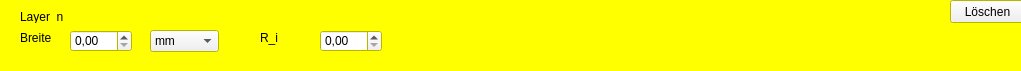
<?xml version="1.0" encoding="UTF-8"?>
<ui version="4.0">
 <class>LayerWidget</class>
 <widget class="QWidget" name="LayerWidget">
  <property name="geometry">
   <rect>
    <x>0</x>
    <y>0</y>
    <width>1021</width>
    <height>71</height>
   </rect>
  </property>
  <property name="minimumSize">
   <size>
    <width>1021</width>
    <height>71</height>
   </size>
  </property>
  <property name="palette">
   <palette>
    <active>
     <colorrole role="WindowText">
      <brush brushstyle="SolidPattern">
       <color alpha="255">
        <red>0</red>
        <green>0</green>
        <blue>0</blue>
       </color>
      </brush>
     </colorrole>
     <colorrole role="Button">
      <brush brushstyle="SolidPattern">
       <color alpha="255">
        <red>240</red>
        <green>240</green>
        <blue>240</blue>
       </color>
      </brush>
     </colorrole>
     <colorrole role="Light">
      <brush brushstyle="SolidPattern">
       <color alpha="255">
        <red>255</red>
        <green>255</green>
        <blue>255</blue>
       </color>
      </brush>
     </colorrole>
     <colorrole role="Midlight">
      <brush brushstyle="SolidPattern">
       <color alpha="255">
        <red>247</red>
        <green>247</green>
        <blue>247</blue>
       </color>
      </brush>
     </colorrole>
     <colorrole role="Dark">
      <brush brushstyle="SolidPattern">
       <color alpha="255">
        <red>120</red>
        <green>120</green>
        <blue>120</blue>
       </color>
      </brush>
     </colorrole>
     <colorrole role="Mid">
      <brush brushstyle="SolidPattern">
       <color alpha="255">
        <red>160</red>
        <green>160</green>
        <blue>160</blue>
       </color>
      </brush>
     </colorrole>
     <colorrole role="Text">
      <brush brushstyle="SolidPattern">
       <color alpha="255">
        <red>0</red>
        <green>0</green>
        <blue>0</blue>
       </color>
      </brush>
     </colorrole>
     <colorrole role="BrightText">
      <brush brushstyle="SolidPattern">
       <color alpha="255">
        <red>255</red>
        <green>255</green>
        <blue>255</blue>
       </color>
      </brush>
     </colorrole>
     <colorrole role="ButtonText">
      <brush brushstyle="SolidPattern">
       <color alpha="255">
        <red>0</red>
        <green>0</green>
        <blue>0</blue>
       </color>
      </brush>
     </colorrole>
     <colorrole role="Base">
      <brush brushstyle="SolidPattern">
       <color alpha="255">
        <red>255</red>
        <green>255</green>
        <blue>255</blue>
       </color>
      </brush>
     </colorrole>
     <colorrole role="Window">
      <brush brushstyle="SolidPattern">
       <color alpha="255">
        <red>255</red>
        <green>255</green>
        <blue>0</blue>
       </color>
      </brush>
     </colorrole>
     <colorrole role="Shadow">
      <brush brushstyle="SolidPattern">
       <color alpha="255">
        <red>0</red>
        <green>0</green>
        <blue>0</blue>
       </color>
      </brush>
     </colorrole>
     <colorrole role="AlternateBase">
      <brush brushstyle="SolidPattern">
       <color alpha="255">
        <red>247</red>
        <green>247</green>
        <blue>247</blue>
       </color>
      </brush>
     </colorrole>
     <colorrole role="ToolTipBase">
      <brush brushstyle="SolidPattern">
       <color alpha="255">
        <red>255</red>
        <green>255</green>
        <blue>220</blue>
       </color>
      </brush>
     </colorrole>
     <colorrole role="ToolTipText">
      <brush brushstyle="SolidPattern">
       <color alpha="255">
        <red>0</red>
        <green>0</green>
        <blue>0</blue>
       </color>
      </brush>
     </colorrole>
     <colorrole role="PlaceholderText">
      <brush brushstyle="SolidPattern">
       <color alpha="128">
        <red>0</red>
        <green>0</green>
        <blue>0</blue>
       </color>
      </brush>
     </colorrole>
    </active>
    <inactive>
     <colorrole role="WindowText">
      <brush brushstyle="SolidPattern">
       <color alpha="255">
        <red>0</red>
        <green>0</green>
        <blue>0</blue>
       </color>
      </brush>
     </colorrole>
     <colorrole role="Button">
      <brush brushstyle="SolidPattern">
       <color alpha="255">
        <red>240</red>
        <green>240</green>
        <blue>240</blue>
       </color>
      </brush>
     </colorrole>
     <colorrole role="Light">
      <brush brushstyle="SolidPattern">
       <color alpha="255">
        <red>255</red>
        <green>255</green>
        <blue>255</blue>
       </color>
      </brush>
     </colorrole>
     <colorrole role="Midlight">
      <brush brushstyle="SolidPattern">
       <color alpha="255">
        <red>247</red>
        <green>247</green>
        <blue>247</blue>
       </color>
      </brush>
     </colorrole>
     <colorrole role="Dark">
      <brush brushstyle="SolidPattern">
       <color alpha="255">
        <red>120</red>
        <green>120</green>
        <blue>120</blue>
       </color>
      </brush>
     </colorrole>
     <colorrole role="Mid">
      <brush brushstyle="SolidPattern">
       <color alpha="255">
        <red>160</red>
        <green>160</green>
        <blue>160</blue>
       </color>
      </brush>
     </colorrole>
     <colorrole role="Text">
      <brush brushstyle="SolidPattern">
       <color alpha="255">
        <red>0</red>
        <green>0</green>
        <blue>0</blue>
       </color>
      </brush>
     </colorrole>
     <colorrole role="BrightText">
      <brush brushstyle="SolidPattern">
       <color alpha="255">
        <red>255</red>
        <green>255</green>
        <blue>255</blue>
       </color>
      </brush>
     </colorrole>
     <colorrole role="ButtonText">
      <brush brushstyle="SolidPattern">
       <color alpha="255">
        <red>0</red>
        <green>0</green>
        <blue>0</blue>
       </color>
      </brush>
     </colorrole>
     <colorrole role="Base">
      <brush brushstyle="SolidPattern">
       <color alpha="255">
        <red>255</red>
        <green>255</green>
        <blue>255</blue>
       </color>
      </brush>
     </colorrole>
     <colorrole role="Window">
      <brush brushstyle="SolidPattern">
       <color alpha="255">
        <red>255</red>
        <green>255</green>
        <blue>0</blue>
       </color>
      </brush>
     </colorrole>
     <colorrole role="Shadow">
      <brush brushstyle="SolidPattern">
       <color alpha="255">
        <red>0</red>
        <green>0</green>
        <blue>0</blue>
       </color>
      </brush>
     </colorrole>
     <colorrole role="AlternateBase">
      <brush brushstyle="SolidPattern">
       <color alpha="255">
        <red>247</red>
        <green>247</green>
        <blue>247</blue>
       </color>
      </brush>
     </colorrole>
     <colorrole role="ToolTipBase">
      <brush brushstyle="SolidPattern">
       <color alpha="255">
        <red>255</red>
        <green>255</green>
        <blue>220</blue>
       </color>
      </brush>
     </colorrole>
     <colorrole role="ToolTipText">
      <brush brushstyle="SolidPattern">
       <color alpha="255">
        <red>0</red>
        <green>0</green>
        <blue>0</blue>
       </color>
      </brush>
     </colorrole>
     <colorrole role="PlaceholderText">
      <brush brushstyle="SolidPattern">
       <color alpha="128">
        <red>0</red>
        <green>0</green>
        <blue>0</blue>
       </color>
      </brush>
     </colorrole>
    </inactive>
    <disabled>
     <colorrole role="WindowText">
      <brush brushstyle="SolidPattern">
       <color alpha="255">
        <red>120</red>
        <green>120</green>
        <blue>120</blue>
       </color>
      </brush>
     </colorrole>
     <colorrole role="Button">
      <brush brushstyle="SolidPattern">
       <color alpha="255">
        <red>240</red>
        <green>240</green>
        <blue>240</blue>
       </color>
      </brush>
     </colorrole>
     <colorrole role="Light">
      <brush brushstyle="SolidPattern">
       <color alpha="255">
        <red>255</red>
        <green>255</green>
        <blue>255</blue>
       </color>
      </brush>
     </colorrole>
     <colorrole role="Midlight">
      <brush brushstyle="SolidPattern">
       <color alpha="255">
        <red>247</red>
        <green>247</green>
        <blue>247</blue>
       </color>
      </brush>
     </colorrole>
     <colorrole role="Dark">
      <brush brushstyle="SolidPattern">
       <color alpha="255">
        <red>120</red>
        <green>120</green>
        <blue>120</blue>
       </color>
      </brush>
     </colorrole>
     <colorrole role="Mid">
      <brush brushstyle="SolidPattern">
       <color alpha="255">
        <red>160</red>
        <green>160</green>
        <blue>160</blue>
       </color>
      </brush>
     </colorrole>
     <colorrole role="Text">
      <brush brushstyle="SolidPattern">
       <color alpha="255">
        <red>120</red>
        <green>120</green>
        <blue>120</blue>
       </color>
      </brush>
     </colorrole>
     <colorrole role="BrightText">
      <brush brushstyle="SolidPattern">
       <color alpha="255">
        <red>255</red>
        <green>255</green>
        <blue>255</blue>
       </color>
      </brush>
     </colorrole>
     <colorrole role="ButtonText">
      <brush brushstyle="SolidPattern">
       <color alpha="255">
        <red>120</red>
        <green>120</green>
        <blue>120</blue>
       </color>
      </brush>
     </colorrole>
     <colorrole role="Base">
      <brush brushstyle="SolidPattern">
       <color alpha="255">
        <red>255</red>
        <green>255</green>
        <blue>0</blue>
       </color>
      </brush>
     </colorrole>
     <colorrole role="Window">
      <brush brushstyle="SolidPattern">
       <color alpha="255">
        <red>255</red>
        <green>255</green>
        <blue>0</blue>
       </color>
      </brush>
     </colorrole>
     <colorrole role="Shadow">
      <brush brushstyle="SolidPattern">
       <color alpha="255">
        <red>0</red>
        <green>0</green>
        <blue>0</blue>
       </color>
      </brush>
     </colorrole>
     <colorrole role="AlternateBase">
      <brush brushstyle="SolidPattern">
       <color alpha="255">
        <red>240</red>
        <green>240</green>
        <blue>240</blue>
       </color>
      </brush>
     </colorrole>
     <colorrole role="ToolTipBase">
      <brush brushstyle="SolidPattern">
       <color alpha="255">
        <red>255</red>
        <green>255</green>
        <blue>220</blue>
       </color>
      </brush>
     </colorrole>
     <colorrole role="ToolTipText">
      <brush brushstyle="SolidPattern">
       <color alpha="255">
        <red>0</red>
        <green>0</green>
        <blue>0</blue>
       </color>
      </brush>
     </colorrole>
     <colorrole role="PlaceholderText">
      <brush brushstyle="SolidPattern">
       <color alpha="128">
        <red>0</red>
        <green>0</green>
        <blue>0</blue>
       </color>
      </brush>
     </colorrole>
    </disabled>
   </palette>
  </property>
  <property name="cursor">
   <cursorShape>ArrowCursor</cursorShape>
  </property>
  <property name="windowTitle">
   <string>Form</string>
  </property>
  <property name="locale">
   <locale language="German" country="Germany"/>
  </property>
  <widget class="QPushButton" name="deleteLayerButton">
   <property name="geometry">
    <rect>
     <x>950</x>
     <y>0</y>
     <width>75</width>
     <height>23</height>
    </rect>
   </property>
   <property name="locale">
    <locale language="German" country="Germany"/>
   </property>
   <property name="text">
    <string>Löschen</string>
   </property>
  </widget>
  <widget class="QDoubleSpinBox" name="WidthDoubleSpinBox">
   <property name="geometry">
    <rect>
     <x>70</x>
     <y>30</y>
     <width>62</width>
     <height>22</height>
    </rect>
   </property>
  </widget>
  <widget class="QComboBox" name="WidthComboBox">
   <property name="geometry">
    <rect>
     <x>150</x>
     <y>30</y>
     <width>69</width>
     <height>22</height>
    </rect>
   </property>
   <item>
    <property name="text">
     <string>mm</string>
    </property>
   </item>
   <item>
    <property name="text">
     <string>cm</string>
    </property>
   </item>
   <item>
    <property name="text">
     <string>m</string>
    </property>
   </item>
  </widget>
  <widget class="QLabel" name="WidthLabel">
   <property name="geometry">
    <rect>
     <x>20</x>
     <y>30</y>
     <width>47</width>
     <height>16</height>
    </rect>
   </property>
   <property name="text">
    <string>Breite</string>
   </property>
  </widget>
  <widget class="QLabel" name="RLabel">
   <property name="geometry">
    <rect>
     <x>260</x>
     <y>30</y>
     <width>47</width>
     <height>16</height>
    </rect>
   </property>
   <property name="text">
    <string>R_i</string>
   </property>
  </widget>
  <widget class="QDoubleSpinBox" name="RDoubleSpinBox">
   <property name="geometry">
    <rect>
     <x>320</x>
     <y>30</y>
     <width>62</width>
     <height>22</height>
    </rect>
   </property>
  </widget>
  <widget class="QLabel" name="LayerNoLabel">
   <property name="geometry">
    <rect>
     <x>20</x>
     <y>10</y>
     <width>47</width>
     <height>13</height>
    </rect>
   </property>
   <property name="text">
    <string>Layer_n</string>
   </property>
  </widget>
 </widget>
 <resources/>
 <connections/>
</ui>
